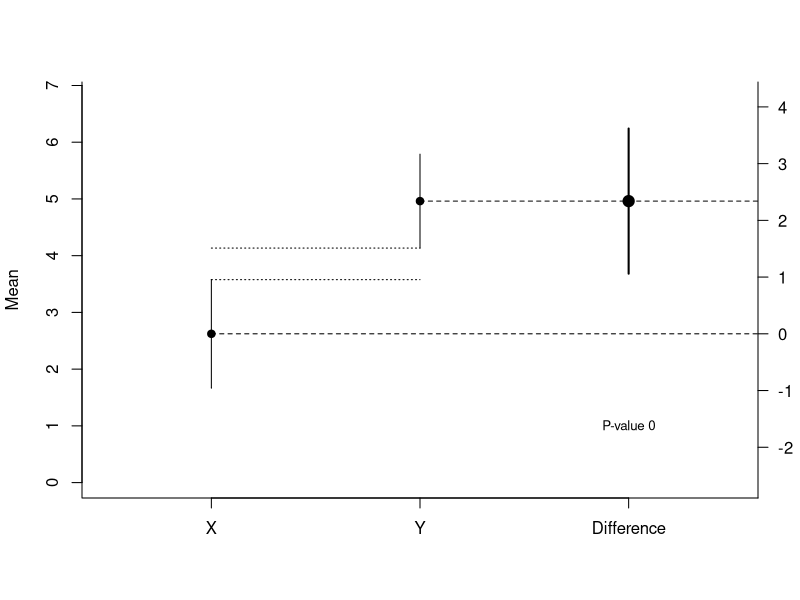

R code for this plot:
#CI mean dif based on code from: http://stackoverflow.com/questions/16913849/how-to-plot-absolute-values-and-differences-including-confidence-intervals
m1 <- 3.5 #mean group 1
m2 <- 5 #mean group 2
sd1 <- 4.5 #sd group 1
sd2 <- 3.0 #sd group 2
n1 <- 50 #sample size group 1
n2 <- 50 #sample size group 2
x<-rnorm(n = n1, mean = m1, sd = sd1) #get sample group 1
y<-rnorm(n = n2, mean = m2, sd = sd2) #get sample group 2
error1 <- qnorm(0.975)*sd(x)/sqrt(n1) #get error group 1
error2 <- qnorm(0.975)*sd(y)/sqrt(n2) #get error group 2
CI_l_1 <- mean(x)-error1 #calculate confidence interval lower limit group 1
CI_u_1 <- mean(x)+error1 #calculate confidence interval upper limit group 1
CI_l_2 <- mean(y)-error2 #calculate confidence interval lower limit group 2
CI_u_2 <- mean(y)+error2 #calculate confidence interval upper limit group 2

se <- sqrt(sd(x)*sd(x)/n1+sd(y)*sd(y)/n2) #calc pooled standard error
error <- qt(0.975,df=n1+n2-2)*se #error mean dif
mdif<-mean(y)-mean(x) #mean dif
CI_l_d <- mdif-error #CI lower limit difference
CI_u_d <- mdif+error #CI upper limit difference

d <- data.frame(labels=c("X","Y","Difference"), 
                mean=c(mean(x),mean(y),mdif),
                lower=c(CI_l_1,CI_l_2,CI_l_d),
                upper = c(CI_u_1,CI_u_2,CI_u_d))

#png(file=paste('CI_means_meandiff.png'),width=4000,height=6000, res = 1000)
plot(NA, xlim=c(.5,3.5), ylim=c(0, max(d$upper[1:2]+1)), bty="l", xaxt="n", xlab="",ylab="Mean")
points(d$mean[1:2], pch=19)
segments(1,d$mean[1],5,d$mean[1],lty=2)
segments(2,d$mean[2],5,d$mean[2],lty=2)
axis(1, 1:3, d$labels)
segments(1:2,d$lower[1:2],1:2,d$upper[1:2])
axis(4, seq((d$mean[1]-3),(d$mean[1]+5),by=1), seq(-3,5,by=1), las=1)
points(3,d$mean[1]+d$mean[3],pch=19, cex=1.5)
segments(3,d$mean[1]+d$lower[3],3,d$mean[1]+d$upper[3], lwd=2)
mtext("Difference", side=4, at=d$mean[1], line=3)
segments(1:1,d$upper[1:1],1:2,d$upper[1:1],lty=3)
segments(1:1,d$lower[1:2],1:2,d$lower[1:2],lty=3)
text(3, 1, paste("P-value",round(t.test(x,y,var.equal=TRUE)$p.value, digits=3)), cex = .8)
#dev.off()

#? Daniel Lakens, 2016. 
# This work is licensed under a Creative Commons Attribution-NonCommercial-ShareAlike 4.0 International License. https://creativecommons.org/licenses/by-nc-sa/4.0/